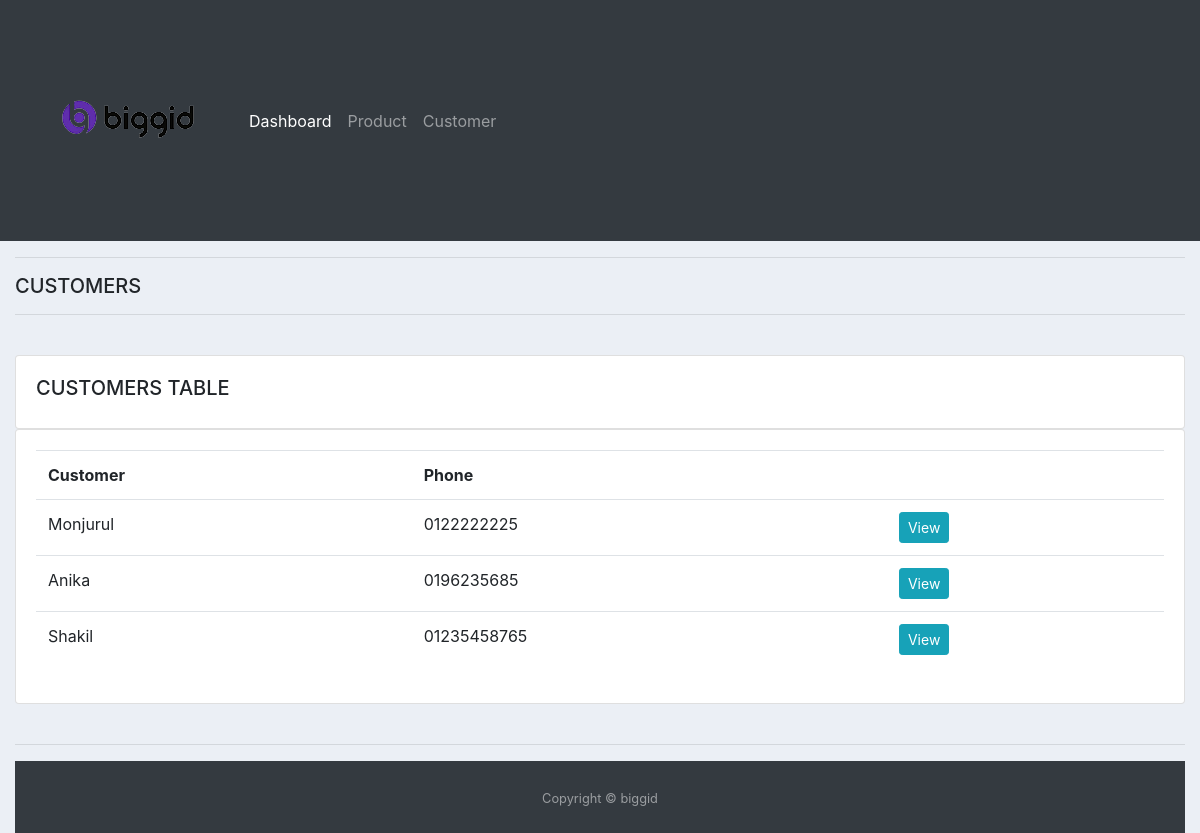
Page /customer_page/ on the earlier database version.
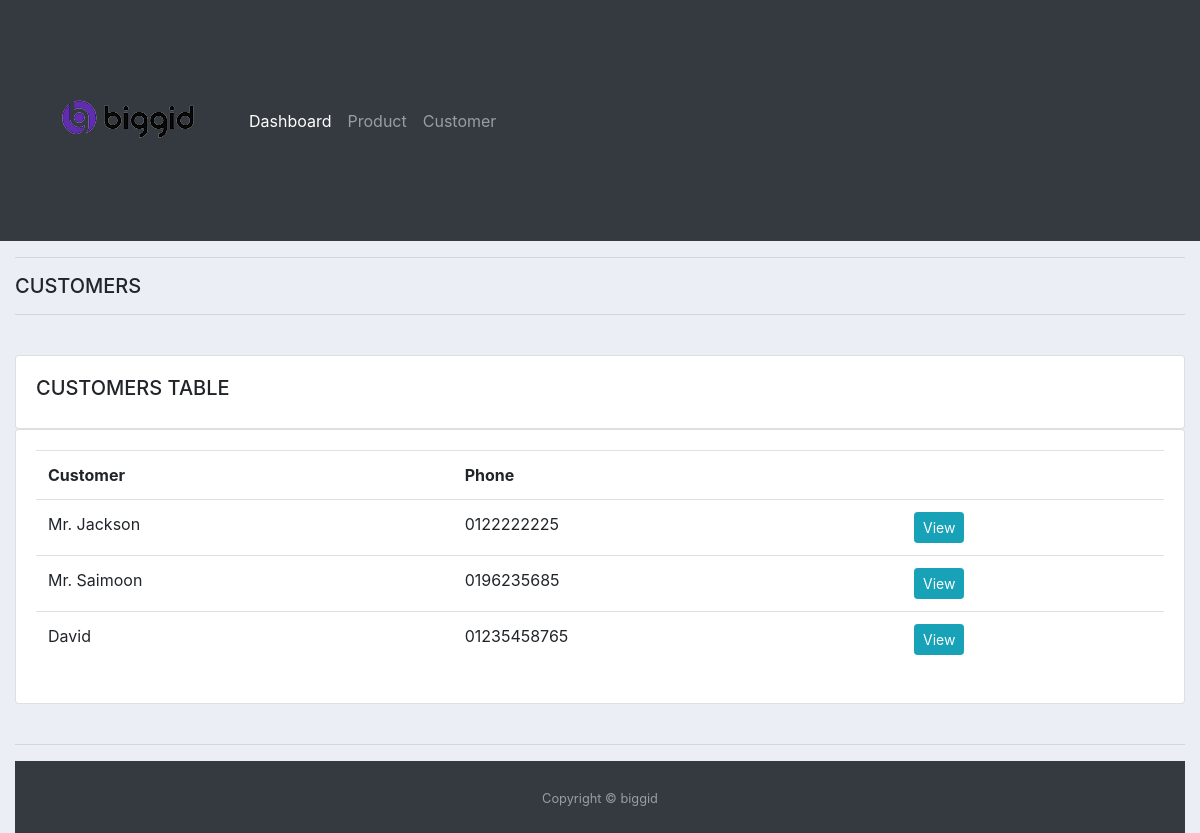
Same page on the later database version.
### accounts/models.py (models this page shows, shortened)
class Customer(models.Model):
    name = models.CharField(max_length=200, null=True)
    phone = models.CharField(max_length=200, null=True)
    email = models.CharField(max_length=200, null=True)
    date_created = models.DateTimeField(auto_now_add=True, null=True)

### accounts/views.py (the view)
# urls.py: path('customer_page/', views.customerPage, name='customer_page'),
def customerPage(request):
    customers = Customer.objects.all()
    context = {'customers': customers}
    return render(request, 'accounts/customer_page.html', context)

### accounts/templates/accounts/customer_page.html
{% extends 'accounts/main.html' %} {% block content %}
<div class="row">
  <div class="col-md">
    <h5>CUSTOMERS</h5>
    <hr />
    <class class="container-fluid">
      <br />
      <class class="row">
        <div class="col-md">
          <div class="card card-body">
            <h5>CUSTOMERS TABLE</h5>
          </div>
          <div class="card card-body">
            <table class="table">
              <tr>
                <th>Customer</th>
                <th>Phone</th>
                <th></th>
              </tr>
              {% for i in customers %}
              <tr>
                <td>{{i.name}}</td>
                <td>{{i.phone}}</td>
                <td>
                  <a
                    class="btn btn-sm btn-info"
                    href="{% url 'customer' i.id %}"
                    >View</a
                  >
                </td>
              </tr>
              {% endfor %}
            </table>
          </div>
        </div>
      </class>
    </class>
  </div>
</div>
{% endblock %}

Differences in the rows shown:
changed Customer: name "Monjurul" → "Mr. Jackson"
changed Customer: name "Anika" → "Mr. Saimoon"
changed Customer: name "Shakil" → "David"
